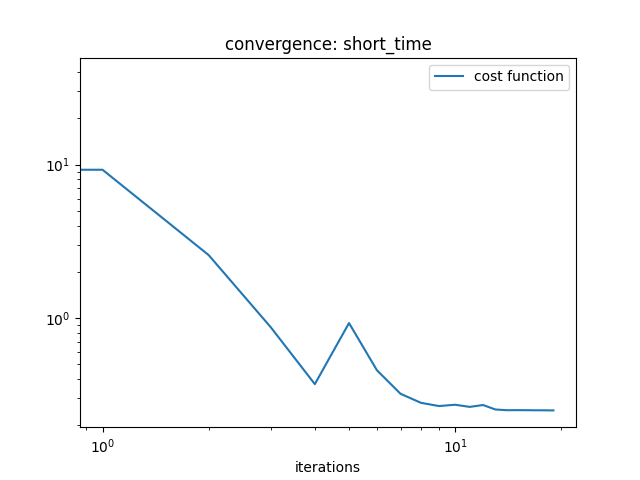

Recreate this plot in Python.
from src.quantum_objects import *
from src.quantum_dynamics import *
from src.optimiser import *

import time as ttime
import sys

start_time = ttime.time()
name = 'short_time'

# Setting-up the prior on the params = [J, Bx, By, Bz]
J = float(sys.argv[1]) / 100
mean = jnp.array([J, 0, 0, 0], dtype=jnp.float32)
covariance = jnp.diag(jnp.array([1e-16, 1e-1, 1e-1, 1e-1], dtype=jnp.float32))

prior = Prior()
prior.params = (mean, covariance)
prior.key = jax.random.PRNGKey(0)

# Setting-up the initial state
psi_in = jnp.array([0.5, 0.5j, 0.5, 0.5j], dtype=jnp.complex64)
rho_in = jnp.einsum('i,j->ij', psi_in, jnp.conjugate(psi_in))

# Setting-up the quantum system
sys = QuantumSystem(
    rho_in = rho_in,
    hamiltonian = two_ising,
    prior = prior
)
print('Initilisation complete')

# Set up system
time = 1
no_samples = int(1e6)
sys.evolve(time, no_samples)
print('Time evolution complete')

me = QuantumOptimiser(sys)
no_povms, no_fields, dof = 10, me.no_fields, me.dof
me.no_povms = no_povms

params = jax.random.normal(key=jax.random.PRNGKey(0), shape=(no_povms * (no_fields + 2*dof),))

me.params = params
me.wrap()
me.generate_povm()

cost_regularised_data = []
cost_data = []
params_data = []

print('Optimisation starting')

# Optimise
learning_rate = 1e-1
hyperparam = 0.1

for idx in range(5):
    grad = grad_cost(params, hyperparam, me)
    hessian  = hessian_cost(params, hyperparam, me)
    v_, _, _, _ = jnp.linalg.lstsq(hessian, grad)
    params -= v_
    cost_ = cost(params, hyperparam, me)
    cost_regularised_data.append(cost_)
    cost_data.append(cost(params, 0, me))
    print(learning_rate, hyperparam, idx, cost_, sep=' | ')
    params_data.append(params)

hyperparam = hyperparam * 10

for idx in range(5):
    grad = grad_cost(params, hyperparam, me)
    hessian  = hessian_cost(params, hyperparam, me)
    v_, _, _, _ = jnp.linalg.lstsq(hessian, grad)
    params -= v_
    cost_ = cost(params, hyperparam, me)
    cost_regularised_data.append(cost_)
    cost_data.append(cost(params, 0, me))
    print(learning_rate, hyperparam, idx, cost_, sep=' | ')
    params_data.append(params)

hyperparam = hyperparam * 10

for idx in range(5):
    grad = grad_cost(params, hyperparam, me)
    hessian  = hessian_cost(params, hyperparam, me)
    v_, _, _, _ = jnp.linalg.lstsq(hessian, grad)
    params -= v_
    cost_ = cost(params, hyperparam, me)
    cost_regularised_data.append(cost_)
    cost_data.append(cost(params, 0, me))
    print(learning_rate, hyperparam, idx, cost_, sep=' | ')
    params_data.append(params)

hyperparam = hyperparam * 100

for idx in range(5):
    grad = grad_cost(params, hyperparam, me)
    hessian  = hessian_cost(params, hyperparam, me)
    v_, _, _, _ = jnp.linalg.lstsq(hessian, grad)
    params -= v_
    cost_ = cost(params, hyperparam, me)
    cost_regularised_data.append(cost_)
    cost_data.append(cost(params, 0, me))
    print(learning_rate, hyperparam, idx, cost_, sep=' | ')
    params_data.append(params)

# Metrics

field_ = me.params_field_
povms_ = me.povms
rho_, _, _ = me.f_
prob_ = jnp.einsum('aij,ji->a',povms_,rho_)
variance_ = jnp.einsum('aij,aji->a', povms_, me.a_mu)
delta2_ = cost(params, 0, me)

print('-----','-------','-----')
print('-----','RESULTS','-----')
print('-----','-------','-----')

print('Cost:', cost(params, 0, me))
print('Penalty:', cost(params, 1, me)-cost(params, 0, me))
print('Amplification (dB):', -10 * jnp.log10(cost(params, 0, me)/jnp.trace(covariance)))

print('-------------------------------------------------------')
print('POVM','Probability','Parameters','Variance',sep='   |   ')
print('-------------------------------------------------------')

for mu in range(field_.shape[0]):
    prob = jnp.real(prob_[mu])
    fields = field_[mu]
    variance = jnp.around(jnp.real(variance_[mu]),5)
    print(mu, f'{prob:.5f}', fields, f'{variance:.8f}', sep='  ')

import matplotlib.pyplot as plt

plt.loglog(cost_data, label='cost function')
plt.legend()
plt.xlabel('iterations')
plt.title('convergence: '+name)
plt.savefig(name+'.png')

print("--- %s seconds ---" % (ttime.time() - start_time))


